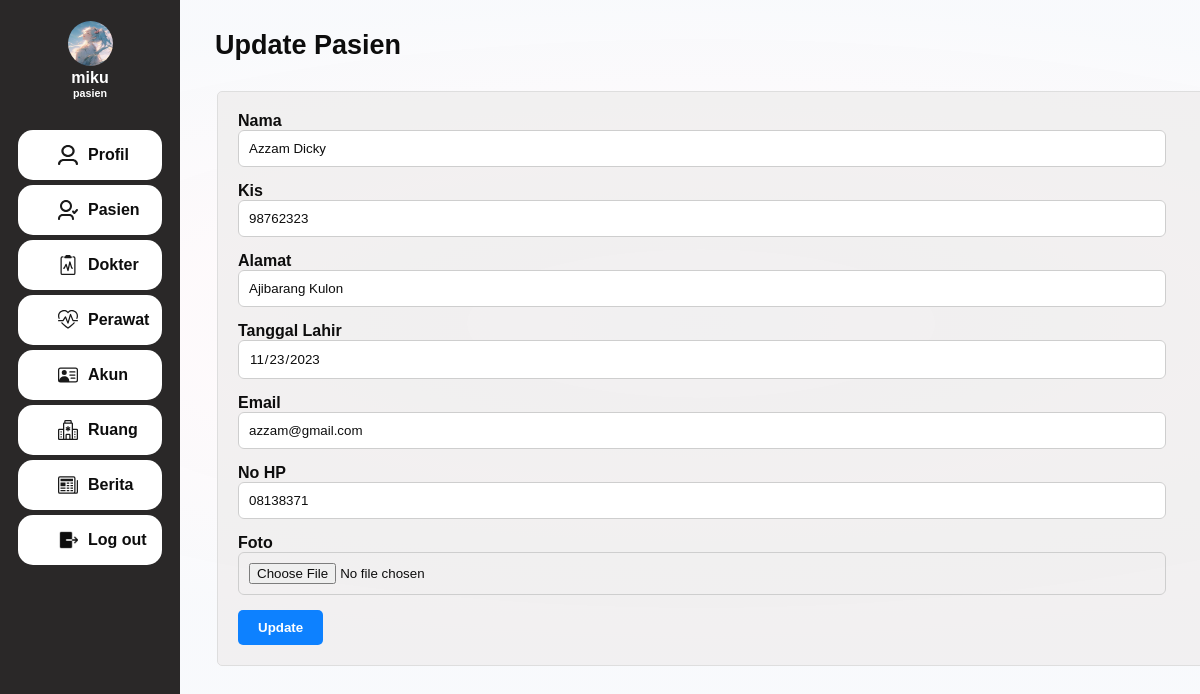
/editpasien.php?id=7781 (signed in), run on the app's committed database.
### tables this page shows
CREATE TABLE `pasien` (
  `no_rekam_medis` int(11) NOT NULL,
  `kis` varchar(16) NOT NULL,
  `nama_pasien` varchar(50) NOT NULL,
  `alamat` text NOT NULL,
  `email` varchar(100) NOT NULL,
  `no_hp` varchar(15) NOT NULL,
  `foto` varchar(250) NOT NULL,
  `username` varchar(200) DEFAULT NULL,
  `tanggal_lahir` date DEFAULT NULL
);

### editpasien.php (the view, shortened to what this page needs)
<?php
    include "koneksi.php";
    if($_SESSION['role']=="pasien"){
        $read = "SELECT * FROM pasien WHERE username = '$_SESSION[username]'";
        $query = mysqli_query($conn, $read);
        $row = mysqli_fetch_array($query);
    }
    $id = $_GET['id'];
    $sql = "SELECT * FROM pasien WHERE no_rekam_medis = '$id'";
    $query = mysqli_query($conn, $sql);
    $row2 = mysqli_fetch_array($query);
            ?>
            <?php
    if($row2['no_rekam_medis']!="") {
?>
<!DOCTYPE html>
<html lang="en">
<head>
    <link type="text/css" rel="stylesheet" href="style/insert.css">
</head>
<body>
    <div class="container">
        <div class="content">
            <div class="sidebar">
                <div class="top-sidebar">
                    <img src="<?php echo $row['foto'] ?>" alt="fotoprofil" class="img-icon">
                    <h4><?php echo $_SESSION['username']; ?></h4>
                    <h6><?php echo $_SESSION['role'];?></h6>
                </div>
                <div class="bottom-sidebar">
                    <button>
                            <a href="<?php echo $profileLink; ?>">Profil</a>
                    </button>
                    <button>
                            <a href="viewpasien_operator.php">Pasien</a>
                    </button>
                    <button>
                            <a href="viewdokter_operator.php">Dokter</a>
                    </button>
                    <button>
                            <a href="viewperawat_operator.php">Perawat</a>
                    </button>
                     <button>
                            <a href="viewakun.php">Akun</a>
                    </button>
                    <button>
                            <a href="viewruang_operator.php">Ruang</a>
                    </button>
                    <button>
                            <a href="addnews.php">Berita</a>
                    </button>
                    <button>
                            <a href="logout.php">Log out</a>
                    </button>
                </div>
            </div>
            <div class="isi_content">
                <h1>Update Pasien</h1>
                <form action="<?php $_SERVER['PHP_SELF']; ?>" method="post" enctype="multipart/form-data">
                    <label for="nama">Nama</label>
                    <input type="text" id="nama" name="nama" value="<?php echo $row2['nama_pasien']; ?>">
                    <label for="kis">Kis</label>
                    <input type="number" id="kis" name="kis" value="<?php echo $row2['kis']; ?>">
                    <label for="alamat">Alamat</label>
                    <input type="text" id="alamat" name="alamat" value="<?php echo $row2['alamat']; ?>">
                    <label for="tanggal_lahir">Tanggal Lahir</label>
                    <input type="date" id="tanggal_lahir" name="tanggal_lahir" value="<?php echo $row2['tanggal_lahir']; ?>">
                    <label for="email">Email</label>
                    <input type="email" id="email" name="email" value="<?php echo $row2['email']; ?>">
                    <label for="no_hp">No HP</label>
                    <input type="text" id="no_hp" name="no_hp" value="<?php echo $row2['no_hp']; ?>">
                    <label for="foto">Foto</label>
                    <input type="file" id="foto" name="foto" accept=".jpg, .png">
                    <input type="submit" name="update" value="Update" class="tambahberita">
                </form>
            </div>
        </div>
    </div>
</body>
</html>
<?php
    }
?>

### style/insert.css (style rules this page uses)
* { margin: 0; padding: 0; box-sizing: border-box; font-family: 'Poppins', sans-serif; }
body { width: 100%; height: 100%; }
.container { display: flex; flex-direction: column; height: 100vh; justify-content: center; align-items: center; width: 100%; }
.content { opacity: 0.95; background: rgba(255, 255, 255, 0.7); display: flex; flex-direction: row; width: 100%; height: 100%; }
.sidebar { width: 15%; background: #1f1d1d; display: flex; color: white; flex-direction: column; }
.top-sidebar { height: 15%; width: 100%; display: flex; flex-direction: column; justify-content: center; align-items: center; }
.top-sidebar img { width: 45px; height: 45px; margin-bottom: 3px; border-radius: 100%; }
.bottom-sidebar { padding-top: 10px; height: 85%; width: 100%; display: flex; flex-direction: column; justify-content: top; align-items: center; gap: 5px; }
.isi_content { width: 85%; height: 100%; background: radial-gradient(107.22% 43.3% at 51.09% 40.44%, #cbdaee25 0%, #f6e3eb30 47.58%, #d5deed28 93.12%); }
.bottom-sidebar button { appearance: none; border: none; width: 80%; height: 50px; background-color: #FFFFFF; box-sizing: border-box; cursor: pointer; font-size: 16px; border-radius: 15px; font-weight: 600; color: black; display: flex; padding-left: 40px; align-items: center; gap: 10px; transition: all 300ms cubic-bezier(.23, 1, 0.32, 1); user-select: none; -webkit-user-select: none; touch-action: manipulation; will-change: transform; }
button svg { width: 20px; height: 20px; fill: #0D0D0D; }
a { text-decoration: none; color: black; font-size: 16px; }
h1 { font-size: 27px; font-weight: 600; color: black; padding-top: 30px; padding-left: 35px; padding-bottom: 30px; }
[type="date"] { background:#fff url(https://cdn1.iconfinder.com/data/icons/cc_mono_icon_set/blacks/16x16/calendar_2.png) 97% 50% no-repeat ; }
form { width: 1000px; margin-left: 37px; padding: 20px; padding-right: 50px; border: 1px solid #ddd; border-radius: 5px; margin-bottom: 20px; background-color: rgba(235, 233, 233, 0.616); }
label { font-weight: bold; }
input[type="text"], input[type="file"], input[type="email"], input[type="date"], input[type="password"], input[type="number"], textarea { width: 100%; padding: 10px; margin-bottom: 15px; border: 1px solid #ccc; border-radius: 6px; }
.tambahberita { background-color: #007bff; color: #fff; border: none; padding: 10px 20px; border-radius: 5px; cursor: pointer; font-weight: 600; }

### data on the page
pasien: foto (picture)
pasien: nama "Azzam Dicky", kis "98762323", alamat "Ajibarang Kulon", tanggal_lahir "11/23/2023", email "azzam@gmail.com", no_hp "08138371"

### other printed values
$_SESSION['username'] "miku"
$_SESSION['role'] "pasien"
